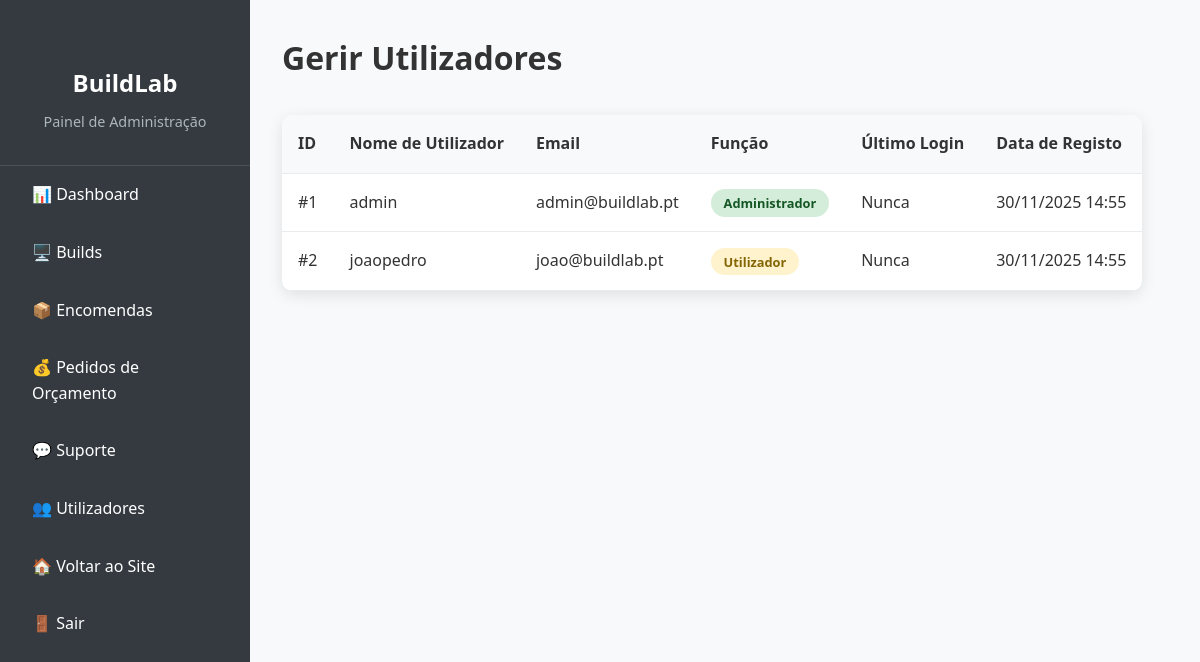
The page /admin/users.php (signed in) on the database its author committed.
### tables this page shows
CREATE TABLE users (
  id INT AUTO_INCREMENT PRIMARY KEY,
  username VARCHAR(50) NOT NULL UNIQUE,
  email VARCHAR(150) NOT NULL UNIQUE,
  password_hash VARCHAR(255) NOT NULL,
  role ENUM('user','admin') NOT NULL DEFAULT 'user',
  created_at DATETIME DEFAULT CURRENT_TIMESTAMP,
  last_login DATETIME NULL
);

### admin/users.php (the view, shortened to what this page needs)
<?php
require_once '../includes/config.php';
$stmt = $pdo->query("SELECT * FROM users ORDER BY created_at DESC");
$users = $stmt->fetchAll();
?>
<!DOCTYPE html>
<html lang="pt">
<head>
    <link rel="stylesheet" href="../css/style.css">
</head>
<body>
    <div style="display: flex; min-height: 100vh;">
        <div class="admin-sidebar">
            <div style="padding: 2rem; text-align: center; border-bottom: 1px solid #495057;">
                <h2 style="color: white; margin-bottom: 0.5rem;"><?php echo SITE_NAME; ?></h2>
                <p style="color: #adb5bd; font-size: 0.9rem;">Painel de Administração</p>
            </div>
            <ul>
                <li><a href="index.php">📊 Dashboard</a></li>
                <li><a href="builds.php">🖥️ Builds</a></li>
                <li><a href="orders.php">📦 Encomendas</a></li>
                <li><a href="budget_requests.php">💰 Pedidos de Orçamento</a></li>
                <li><a href="support.php">💬 Suporte</a></li>
                <li><a href="users.php">👥 Utilizadores</a></li>
                <li><a href="../index.php">🏠 Voltar ao Site</a></li>
                <li><a href="../logout.php">🚪 Sair</a></li>
            </ul>
        </div>
        <div class="admin-content">
            <h1 style="margin-bottom: 2rem; color: #333;">Gerir Utilizadores</h1>
            <div style="background: white; border-radius: 10px; box-shadow: 0 4px 15px rgba(0,0,0,0.1); overflow: hidden;">
                <table class="table">
                    <thead>
                        <tr>
                            <th>ID</th>
                            <th>Nome de Utilizador</th>
                            <th>Email</th>
                            <th>Função</th>
                            <th>Último Login</th>
                            <th>Data de Registo</th>
                        </tr>
                    </thead>
                    <tbody>
                        <?php foreach ($users as $user): ?>
                            <tr>
                                <td>#<?php echo $user['id']; ?></td>
                                <td><?php echo htmlspecialchars($user['username']); ?></td>
                                <td><?php echo htmlspecialchars($user['email']); ?></td>
                                <td>
                                    <span class="status-badge <?php echo $user['role'] == 'admin' ? 'status-responded' : 'status-pending'; ?>">
                                        <?php echo $user['role'] == 'admin' ? 'Administrador' : 'Utilizador'; ?>
                                    </span>
                                </td>
                                <td><?php echo $user['last_login'] ? date('d/m/Y H:i', strtotime($user['last_login'])) : 'Nunca'; ?></td>
                                <td><?php echo date('d/m/Y H:i', strtotime($user['created_at'])); ?></td>
                            </tr>
                        <?php endforeach; ?>
                    </tbody>
                </table>
            </div>
        </div>
    </div>
</body>
</html>

### css/style.css (style rules this page uses)
* { margin: 0; padding: 0; box-sizing: border-box; }
body { font-family: 'Segoe UI', Tahoma, Geneva, Verdana, sans-serif; line-height: 1.6; color: #333; background-color: #f8f9fa; }
.table { width: 100%; border-collapse: collapse; background: white; border-radius: 10px; overflow: hidden; box-shadow: 0 4px 15px rgba(0,0,0,0.1); }
.table th, .table td { padding: 1rem; text-align: left; border-bottom: 1px solid #e9ecef; }
.table th { background: #f8f9fa; font-weight: 600; color: #333; }
.admin-sidebar { background: #343a40; color: white; width: 250px; min-height: 100vh; padding: 2rem 0; position: fixed; left: 0; top: 0; }
.admin-sidebar ul { list-style: none; }
.admin-sidebar a { display: block; padding: 1rem 2rem; color: white; text-decoration: none; transition: background-color 0.3s; }
.admin-content { margin-left: 250px; padding: 2rem; }
.status-badge { padding: 0.3rem 0.8rem; border-radius: 20px; font-size: 0.8rem; font-weight: 600; }
.status-pending { background: #fff3cd; color: #856404; }
.status-responded { background: #d4edda; color: #155724; }

### rows shown on the page
users: id "1", username "admin", email "admin@buildlab.pt", role "Administrador", shows "Nunca", created_at "30/11/2025 14:55"
users: id "2", username "joaopedro", email "joao@buildlab.pt", role "Utilizador", shows "Nunca", created_at "30/11/2025 14:55"

### other values the page prints
SITE_NAME "BuildLab"
